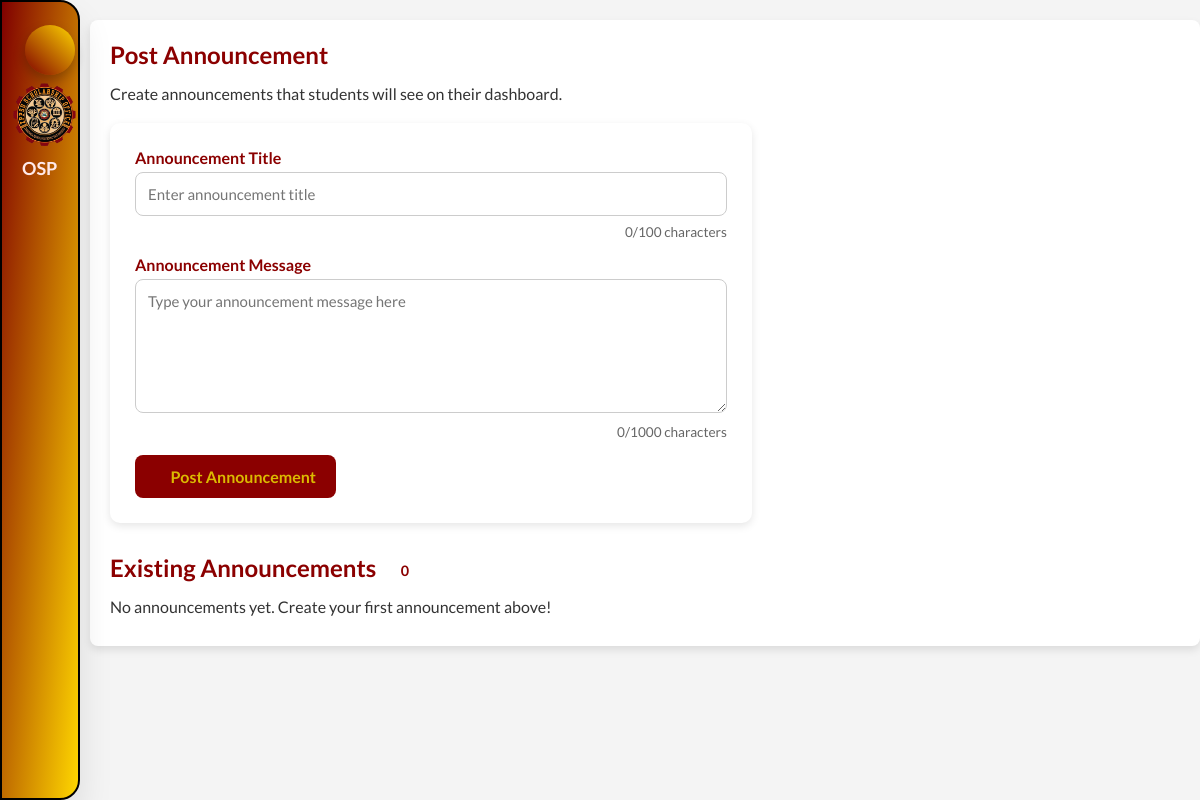
The page /views/announcement.php (signed in) on the database as committed earlier.
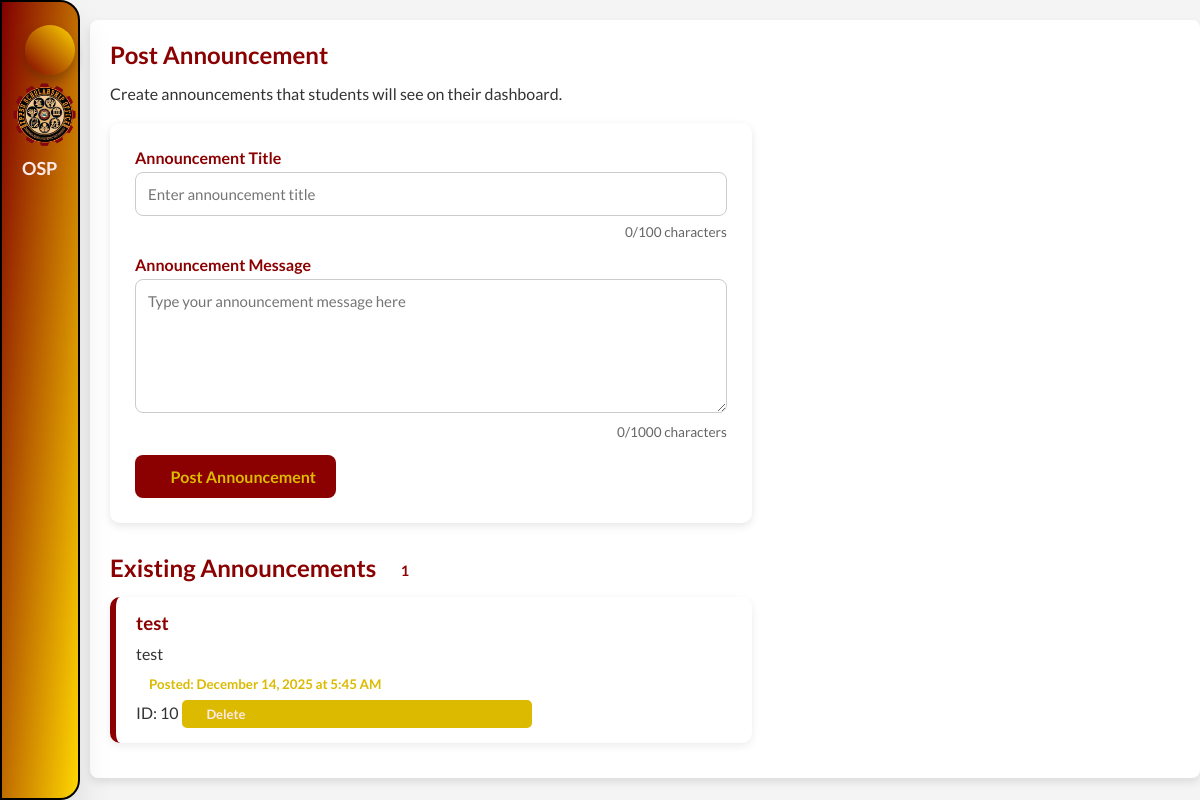
The same page on the database as committed later.
### tables this page shows
CREATE TABLE `announcements` (
  `id` int(11) NOT NULL,
  `title` varchar(255) NOT NULL,
  `message` text NOT NULL,
  `created_at` timestamp NOT NULL DEFAULT current_timestamp()
);

### views/announcement.php (the view, shortened to what this page needs)
<?php
include '../includes/session.php';
$annList = [];
try {
    $stmt = $pdo->query("SELECT * FROM announcements ORDER BY created_at DESC");
    $annList = $stmt->fetchAll(PDO::FETCH_ASSOC);
} catch (PDOException $e) {
    $message = "Failed to load announcements: " . $e->getMessage();
    $annList = [];
}
?>
<!DOCTYPE html>
<html lang="en">
<head>
    <link rel="stylesheet" href="../css/styles.css?v=<?php echo time(); ?>">
    <link rel="stylesheet" href="../css/dashboard.css?v=<?php echo time(); ?>">
    <link rel="stylesheet" href="../css/announcement.css?v=<?php echo time(); ?>">
</head>
<body>
    <nav class="stroke" id="sideNav">
        <ul>
            <li>
                <a href="#" class="logo">
                    <div style="display: flex; align-items: center;">
                        <img src="../assets/images/icons/scholarship_seal.png" alt="Scholarship Seal">
                    </div>
                    <span class="nav-item" style="margin-left: 10px;">OSP</span>
                </a>
            </li>
            <li><a href="./dashboard.php"><i class="fas fa-gauge"></i><span class="nav-item-2">Dashboard</span></a></li>
            <li><a href="./announcement.php" class="activea"><i class="fas fa-bullhorn"></i>
                    <span class="nav-item-2">Announcements</span></a>
            </li>
            <li><a href="./scholarship_form.php"><i class="fas fa-file"></i></a></li>
            <li><a href="./manage_dropdowns.php"><i class="fas fa-list"></i><span class="nav-item-2">Scholarship Settings</span></a></li>
            <li><a href="./applications.php"><i class="fas fa-folder"></i></a></li>
            <li><a href="./logs.php"><i class="fas fa-clipboard-list"></i><span class="nav-item-2">Logs</span></a></li>
            <li><a href="../auth/logout.php" class="logout"><i class="fas fa-right-from-bracket"></i>
                    <span class="nav-item-2">Logout</span></a></li>
        </ul>
        <button class="toggle-btn" onclick="toggleNav()">
            <i class="fas fa-bars" id="toggle-icon"></i>
        </button>
    </nav>
    <div class="content">
        <h1>Post Announcement</h1>
        <p>Create announcements that students will see on their dashboard.</p>
        <div class="form-box">
            <form method="POST">
                <label for="title">Announcement Title</label>
                <input type="text" name="title" id="title" required placeholder="Enter announcement title"
                    maxlength="100">
                <label for="content">Announcement Message</label>
                <textarea name="content" id="content" rows="6" required
                    placeholder="Type your announcement message here" maxlength="1000"></textarea>
                <button type="submit">
                    <i class="fas fa-paper-plane"></i> Post Announcement
                </button>
            </form>
        </div>
        <div class="announcement-list">
            <h2>Existing Announcements <span class="count-badge"><?= count($annList) ?></span></h2>
            <?php if (count($annList) === 0): ?>
                <p class="no-announcements">No announcements yet. Create your first announcement above!</p>
            <?php else: ?>
                <?php foreach ($annList as $index => $a): ?>
                    <div class="announcement-item">
                        <h3><?= htmlspecialchars($a['title'] ?? 'Untitled'); ?></h3>
                        <p><?= nl2br(htmlspecialchars($a['message'] ?? '')); ?></p>
                        <small>
                            <i class="fas fa-calendar-alt"></i>
                            Posted:
                            <?= isset($a['created_at']) ? date('F j, Y \a\t g:i A', strtotime($a['created_at'])) : 'Unknown date'; ?>
                        </small>
                        <div class="announcement-actions">
                            <span class="announcement-id">ID: <?= $a['id'] ?? 'N/A'; ?></span>
                            <a href="?delete_id=<?= $a['id'] ?? ''; ?>" class="delete-btn"
                                onclick="return confirm('Are you sure you want to delete this announcement? This action cannot be undone.');">
                                <i class="fas fa-trash"></i> Delete
                            </a>
                        </div>
                    </div>
                <?php endforeach; ?>
            <?php endif; ?>
        </div>
    </div>
</body>
</html>

Rows that differ between the two databases and show on the page:
added announcements: title "test", message "test", created_at "December 14, 2025 at 5:45 AM", id "10"
Other text that changed with them:
count($annList): "0" → "1"
text no longer shown: "No announcements yet. Create your first announcement above!"
